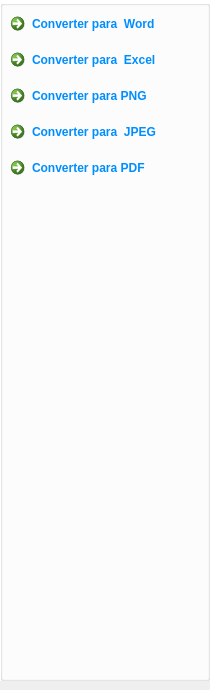
       <widget class="QWidget" name="page_2">
        <property name="geometry">
         <rect>
          <x>0</x>
          <y>0</y>
          <width>210</width>
          <height>690</height>
         </rect>
        </property>
        <property name="sizePolicy">
         <sizepolicy hsizetype="Preferred" vsizetype="Expanding">
          <horstretch>0</horstretch>
          <verstretch>0</verstretch>
         </sizepolicy>
        </property>
        <attribute name="label">
         <string>Converter Arquivo</string>
        </attribute>
        <widget class="QGroupBox" name="verticalGroupBox_2">
         <property name="geometry">
          <rect>
           <x>0</x>
           <y>0</y>
           <width>210</width>
           <height>681</height>
          </rect>
         </property>
         <property name="sizePolicy">
          <sizepolicy hsizetype="Preferred" vsizetype="Expanding">
           <horstretch>0</horstretch>
           <verstretch>0</verstretch>
          </sizepolicy>
         </property>
         <property name="minimumSize">
          <size>
           <width>210</width>
           <height>0</height>
          </size>
         </property>
         <property name="styleSheet">
          <string notr="true">background-color: rgb(255, 255, 255); color: rgb(0, 142, 255);</string>
         </property>
         <layout class="QVBoxLayout" name="verticalLayout_4">
          <property name="spacing">
           <number>0</number>
          </property>
          <property name="leftMargin">
           <number>0</number>
          </property>
          <property name="topMargin">
           <number>0</number>
          </property>
          <property name="rightMargin">
           <number>0</number>
          </property>
          <property name="bottomMargin">
           <number>0</number>
          </property>
          <item>
           <widget class="QCommandLinkButton" name="pdf_to_word">
            <property name="sizePolicy">
             <sizepolicy hsizetype="Expanding" vsizetype="Minimum">
              <horstretch>0</horstretch>
              <verstretch>0</verstretch>
             </sizepolicy>
            </property>
            <property name="minimumSize">
             <size>
              <width>198</width>
              <height>0</height>
             </size>
            </property>
            <property name="maximumSize">
             <size>
              <width>16777215</width>
              <height>50</height>
             </size>
            </property>
            <property name="cursor">
             <cursorShape>PointingHandCursor</cursorShape>
            </property>
            <property name="styleSheet">
             <string notr="true">QCommandLinkButton {font: 11pt &quot;Segoe UI&quot;; } QCommandLinkButton:checked {background-color: rgb(0, 166, 237);color: white; }</string>
            </property>
            <property name="text">
             <string>Converter para  Word</string>
            </property>
            <property name="checkable">
             <bool>true</bool>
            </property>
           </widget>
          </item>
          <item>
           <widget class="QCommandLinkButton" name="pdf_to_excel">
            <property name="sizePolicy">
             <sizepolicy hsizetype="Expanding" vsizetype="Minimum">
              <horstretch>0</horstretch>
              <verstretch>0</verstretch>
             </sizepolicy>
            </property>
            <property name="minimumSize">
             <size>
              <width>198</width>
              <height>0</height>
             </size>
            </property>
            <property name="maximumSize">
             <size>
              <width>16777215</width>
              <height>50</height>
             </size>
            </property>
            <property name="cursor">
             <cursorShape>PointingHandCursor</cursorShape>
            </property>
            <property name="styleSheet">
             <string notr="true">QCommandLinkButton {font: 11pt &quot;Segoe UI&quot;; } QCommandLinkButton:checked {background-color: rgb(0, 166, 237);color: white; }</string>
            </property>
            <property name="text">
             <string>Converter para  Excel</string>
            </property>
            <property name="checkable">
             <bool>true</bool>
            </property>
           </widget>
          </item>
          <item>
           <widget class="QCommandLinkButton" name="expo_Img_Button_png">
            <property name="sizePolicy">
             <sizepolicy hsizetype="Expanding" vsizetype="Minimum">
              <horstretch>0</horstretch>
              <verstretch>0</verstretch>
             </sizepolicy>
            </property>
            <property name="minimumSize">
             <size>
              <width>198</width>
              <height>0</height>
             </size>
            </property>
            <property name="maximumSize">
             <size>
              <width>16777215</width>
              <height>50</height>
             </size>
            </property>
            <property name="cursor">
             <cursorShape>PointingHandCursor</cursorShape>
            </property>
            <property name="styleSheet">
             <string notr="true">QCommandLinkButton {font: 11pt &quot;Segoe UI&quot;; } QCommandLinkButton:checked {background-color: rgb(0, 166, 237);color: white; }</string>
            </property>
            <property name="text">
             <string>Converter para PNG</string>
            </property>
            <property name="checkable">
             <bool>true</bool>
            </property>
           </widget>
          </item>
          <item>
           <widget class="QCommandLinkButton" name="expo_Img_Button_jpg">
            <property name="sizePolicy">
             <sizepolicy hsizetype="Expanding" vsizetype="Minimum">
              <horstretch>0</horstretch>
              <verstretch>0</verstretch>
             </sizepolicy>
            </property>
            <property name="minimumSize">
             <size>
              <width>198</width>
              <height>0</height>
             </size>
            </property>
            <property name="maximumSize">
             <size>
              <width>16777215</width>
              <height>50</height>
             </size>
            </property>
            <property name="cursor">
             <cursorShape>PointingHandCursor</cursorShape>
            </property>
            <property name="styleSheet">
             <string notr="true">QCommandLinkButton {font: 11pt &quot;Segoe UI&quot;; } QCommandLinkButton:checked {background-color: rgb(0, 166, 237);color: white; }</string>
            </property>
            <property name="text">
             <string>Converter para  JPEG</string>
            </property>
            <property name="checkable">
             <bool>true</bool>
            </property>
           </widget>
          </item>
          <item>
           <widget class="QCommandLinkButton" name="word_to_pdf">
            <property name="sizePolicy">
             <sizepolicy hsizetype="Expanding" vsizetype="Minimum">
              <horstretch>0</horstretch>
              <verstretch>0</verstretch>
             </sizepolicy>
            </property>
            <property name="minimumSize">
             <size>
              <width>198</width>
              <height>0</height>
             </size>
            </property>
            <property name="maximumSize">
             <size>
              <width>16777215</width>
              <height>50</height>
             </size>
            </property>
            <property name="cursor">
             <cursorShape>PointingHandCursor</cursorShape>
            </property>
            <property name="styleSheet">
             <string notr="true">QCommandLinkButton {font: 11pt &quot;Segoe UI&quot;; } QCommandLinkButton:checked {background-color: rgb(0, 166, 237);color: white; }</string>
            </property>
            <property name="text">
             <string>Converter para PDF</string>
            </property>
            <property name="checkable">
             <bool>true</bool>
            </property>
           </widget>
          </item>
          <item>
           <spacer name="verticalSpacer_2">
            <property name="orientation">
             <enum>Qt::Vertical</enum>
            </property>
            <property name="sizeHint" stdset="0">
             <size>
              <width>20</width>
              <height>40</height>
             </size>
            </property>
           </spacer>
          </item>
         </layout>
        </widget>
       </widget>
